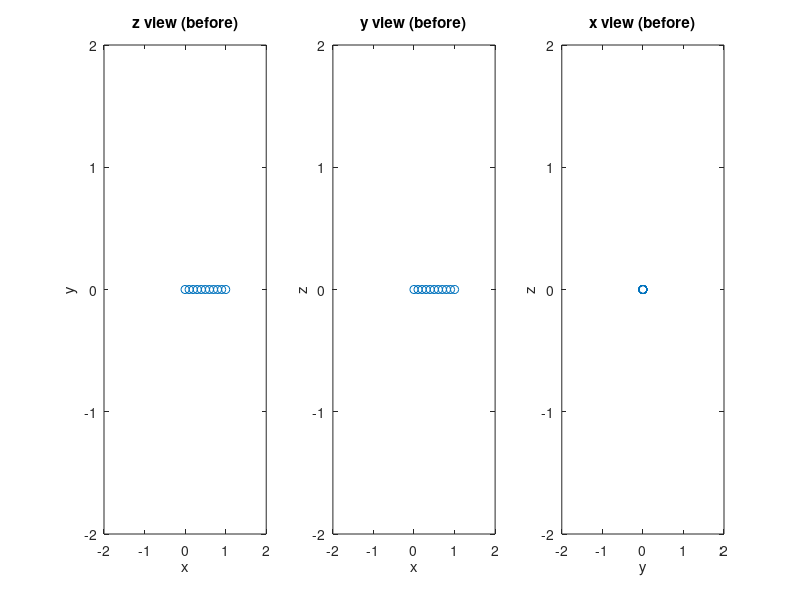
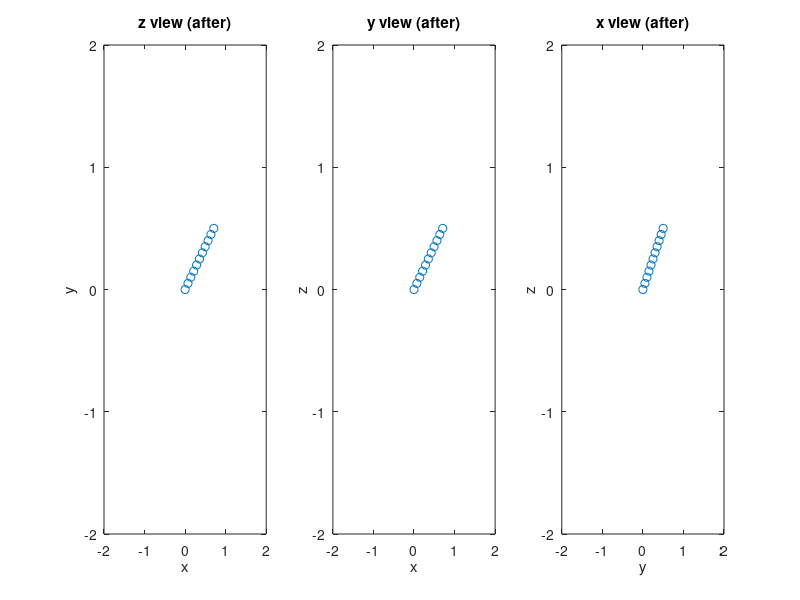

The MATLAB source for these figures, in order:
% This code demonstrates the rotation of a set of points
% about the axes x, y, and z.
% a) How can you build the rotation matrix R using the function rpy2r
% from the robotics toolbox?
% b) Study the class Quaternion of the robotics toolbox.
% Let qx and qy be the quaternions for Rx and Ry, respectively.
% What's the quaternion corresponding to Rx*Ry?
% c) Let q = a+bi+cj+dk be the quaternion corresponding to a rotation R.
% What can you say about the constants b, c, and d when R is a rotation about
% the x, y, and z axis, respectively?
% d) Let q = a+bi+cj+dk be the quaternion corresponding to a rotation of
% alpha degrees about the x axis. What' the quaternion corresponding to a
% rotation of -alpha degres about the x axis?

x = 0:0.1:1;
y = zeros(size(x));
z = y;
X = [x; y; z];
l = [-2 2];

figure('position', [100, 100, 1000, 300])
ax = subplot(1,3,1);
plot(x,y,'o'), xlabel('x'), ylabel('y'), title('z view (before)'), xlim(ax,l), ylim(ax,l)
ax = subplot(1,3,2);
plot(x,z,'o'), xlabel('x'), ylabel('z'), title('y view (before)'), xlim(ax,l), ylim(ax,l)
ax = subplot(1,3,3);
plot(y,z,'o'), xlabel('y'), ylabel('z'), title('x view (before)'), xlim(ax,l), ylim(ax,l) 

theta = pi/4;
Rx = [1 0           0         ; ...
      0 cos(theta) -sin(theta); ...
      0 sin(theta) cos(theta)];
  
theta = pi/4;
Ry = [cos(theta)  0 sin(theta); ...
      0           1 0          ; ...
      -sin(theta) 0 cos(theta)];
  
theta = pi/4;
Rz = [cos(theta) -sin(theta) 0; ...
      sin(theta) cos(theta)  0; ...
      0          0           1];

R = Rx*Rz; % rotation

X = R*X;
x = X(1,:);
y = X(2,:);
z = X(3,:);

figure('position', [200, 200, 1000, 300])
ax = subplot(1,3,1);
plot(x,y,'o'), xlabel('x'), ylabel('y'), title('z view (after)'), xlim(ax,l), ylim(ax,l)
ax = subplot(1,3,2);
plot(x,z,'o'), xlabel('x'), ylabel('z'), title('y view (after)'), xlim(ax,l), ylim(ax,l)
ax = subplot(1,3,3);
plot(y,z,'o'), xlabel('y'), ylabel('z'), title('x view (after)'), xlim(ax,l), ylim(ax,l)